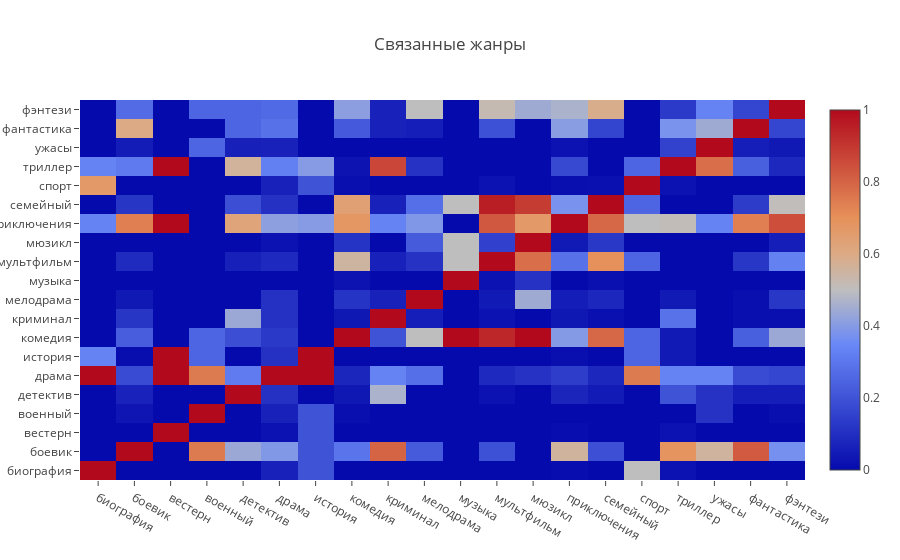

The cell this chart's notebook holds for it:
### Code cell
df['genres'] = df['genres'].fillna('[]')
genres_data = []
for record in df.to_dict(orient = 'records'):
    genres_lst = parse_list(record['genres'])
    for genre in genres_lst:
        copy = record.copy()
        copy['genre'] = genre
        copy['weight'] = 1./len(genres_lst)
        genres_data.append(copy)

genres_df = pd.DataFrame.from_dict(genres_data)
genres_coincidents = {}

for item in df.genres:
    parsed_genres = parse_list(item)
    for genre1 in parsed_genres:
        if genre1 not in genres_coincidents:
            genres_coincidents[genre1] = defaultdict(int)
        for genre2 in parsed_genres:
            genres_coincidents[genre1][genre2] += 1

genres_coincidents_df = pd.DataFrame.from_dict(genres_coincidents).fillna(0)

# отнормируем таблицу на количество фильмов каждого жанра
genres_coincidents_df_norm = genres_coincidents_df\
    .apply(lambda x: x/genres_df.groupby('genre').year.count(), axis = 1)

heatmap = go.Heatmap(
    z = genres_coincidents_df_norm.values,
    x = genres_coincidents_df_norm.index.values,
    y = genres_coincidents_df_norm.columns
)
layout = go.Layout(
    title = 'Связанные жанры'
)

fig = go.Figure(data = [heatmap], layout = layout)
iplot(fig)

### Figure 1 — Plotly figure (JSON) as saved in the notebook; plotly's stock layout.template omitted (floating-point values rounded to 4 significant figures; data arrays with more than 128 entries replaced by an {"elided": "..."} marker saying what was removed)
{"data": [{"type": "heatmap", "x": ["биография", "боевик", "вестерн", "военный", "детектив", "драма", "история", "комедия", "криминал", "мелодрама", "музыка", "мультфильм", "мюзикл", "приключения", "семейный", "спорт", "триллер", "ужасы", "фантастика", "фэнтези"], "y": ["биография", "боевик", "вестерн", "военный", "детектив", "драма", "история", "комедия", "криминал", "мелодрама", "музыка", "мультфильм", "мюзикл", "приключения", "семейный", "спорт", "триллер", "ужасы", "фантастика", "фэнтези"], "z": {"elided": "20x20 float values"}}], "layout": {"title": "Связанные жанры"}}
